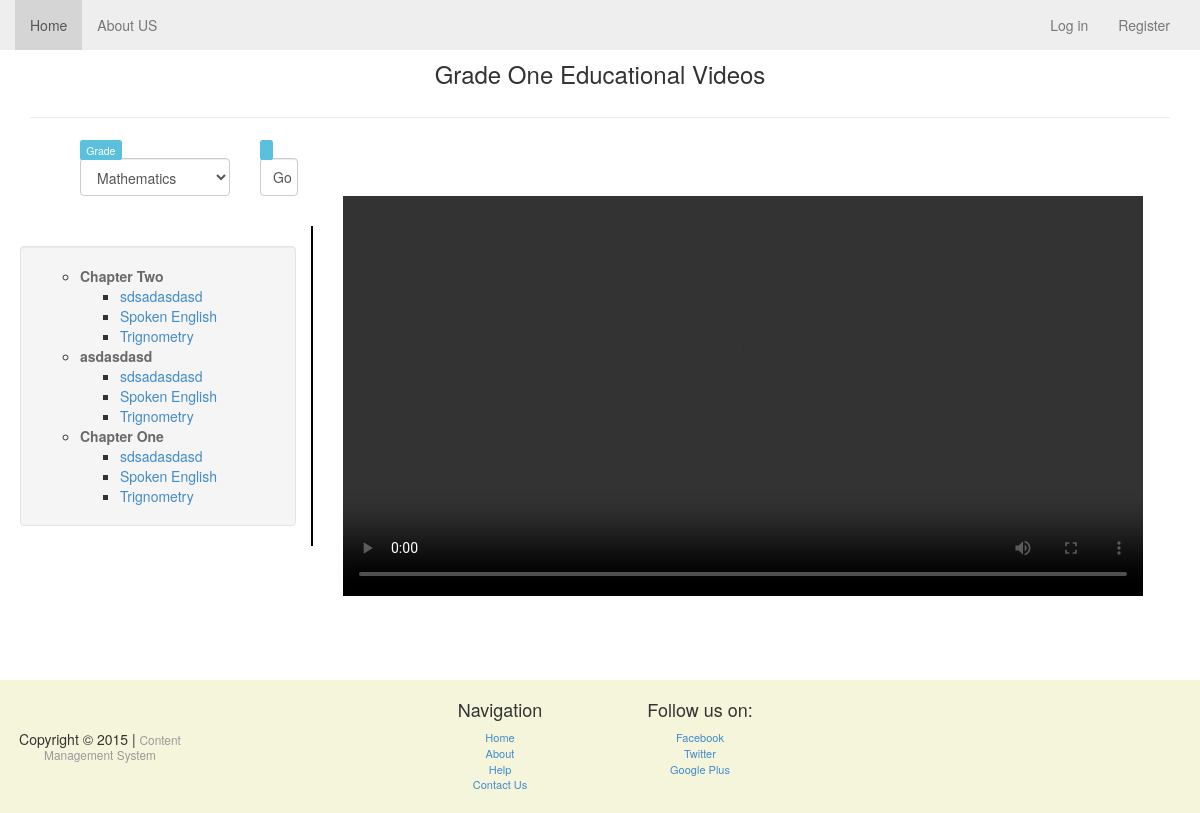
/Home.php?page=p_gallery&grade=1, run on the app's committed database.
### tables this page shows
CREATE TABLE IF NOT EXISTS `grades` (
`id` int(11) NOT NULL,
  `user_id` int(11) NOT NULL,
  `name` varchar(100) NOT NULL,
  `created` timestamp NOT NULL DEFAULT CURRENT_TIMESTAMP
);

CREATE TABLE IF NOT EXISTS `materials` (
`id` int(11) NOT NULL,
  `user_id` int(11) NOT NULL,
  `name` varchar(50) NOT NULL,
  `grade_id` int(11) NOT NULL,
  `subject_id` int(11) NOT NULL,
  `category` varchar(50) NOT NULL,
  `file_name` varchar(100) NOT NULL,
  `description` varchar(500) NOT NULL,
  `created` timestamp NOT NULL DEFAULT CURRENT_TIMESTAMP
);

### private/DB_Access.php (called while the page is built, shortened)
<?php
class DB_Access{
    private $DB_NAME;
    private $DB_HOST;
    private $DB_USER;
    private $DB_PASS;
    private $conn;
    private function load_config()
    {
        try{
            $config = parse_ini_file("Config.ini", 1);
            if($config == null || !isset($config['mysql_db']))
            {
                require_once "common.php";
                $this->DB_NAME = DB_NAME;
                $this->DB_HOST = DB_HOST;
                $this->DB_USER = DB_USER;
                $this->DB_PASS = DB_PASS;
            }
            else
            {
                $this->DB_NAME = $config['mysql_db']['db_name'];
                $this->DB_HOST = $config['mysql_db']['db_host'];
                $this->DB_USER = $config['mysql_db']['db_user'];
                $this->DB_PASS = $config['mysql_db']['db_pass'];
            }
        }catch(Exception $e)
        {
            die($e->getmessage());
        }
    }
    public function establish_conn()
    {
        $DSN = "mysql:host={$this->DB_HOST};db_name={$this->DB_NAME};";
        $this->conn = new PDO($DSN, $this->DB_USER, $this->DB_PASS);
        $this->conn->setAttribute(PDO::ATTR_ERRMODE , PDO::ERRMODE_EXCEPTION );
        $this->conn->setAttribute(PDO::ATTR_PERSISTENT, true);
    }
    public function pass_connection()
    {
        return $this->conn;
    }
}
?>

### private/My_Database.php (called while the page is built, shortened)
<?php
require_once "DB_Access.php";
class My_Database {
    private $connection;
    public function __construct()
    {
        $this->database = new DB_Access();
        $this->connection = $this->database->pass_connection();
        $this->connection->query("USE content_manager");
    }
    public function get_materials_by_grade($grade_id)
    {
        $res = array();
        $res['status'] = 1;
        try{
            $sql = "SELECT * FROM materials WHERE grade_id=:g_id";
            $stmt = $this->connection->prepare($sql);
            $stmt->bindvalue(':g_id', $grade_id, PDO::PARAM_INT);
            $stmt->execute();
            $res['result'] = array();
            $set = array();
            while($row = $stmt->fetch())
            {
                $set[] = $row;
            }
            $res['result'] = $set;
        }catch(PDOException $e)
        {
            $res['status'] = 0;
            $res['report'] = $e->getMessage();
        }
        return $res;
    }
    public function get_materials_by_grade_and_category($grade_id,$category)
    {
        $res = array();
        $res['status'] = 1;
        try{
            $sql = "SELECT * FROM materials WHERE grade_id=:g_id AND category=:cat";
            $stmt = $this->connection->prepare($sql);
            $stmt->bindvalue(':g_id', $grade_id, PDO::PARAM_INT);
            $stmt->bindvalue(':cat', $category, PDO::PARAM_INT);
            $stmt->execute();
            $res['result'] = array();
            $set = array();
            while($row = $stmt->fetch())
            {
                $set[] = $row;
            }
            $res['result'] = $set;
        }catch(PDOException $e)
        {
            $res['status'] = 0;
            $res['report'] = $e->getMessage();
        }
        return $res;
    }
    public function get_material_category_for_grade($grade_id)
    {
        $res = array();
        $res['status'] = 1;
        try{
            $sql = "SELECT * FROM materials WHERE grade_id=:g_id GROUP BY category ORDER BY subject_id";
            $stmt = $this->connection->prepare($sql);
            $stmt->bindvalue(':g_id', $grade_id, PDO::PARAM_INT);
            $stmt->execute();
            $res['result'] = array();
            $set = array();
            while($row = $stmt->fetch())
            {
                $set[] = $row;
            }
            $res['result'] = $set;
        }catch(PDOException $e)
        {
            $res['status'] = 0;
            $res['report'] = $e->getMessage();
        }
        return $res;
    }
    public function get_grade_by_id($grade_id)
    {
        $res = array();
        $res['status'] = 1;
        try{
            $sql = "SELECT * FROM grades WHERE id=:g_id";
            $stmt = $this->connection->prepare($sql);
            $stmt->bindvalue(':g_id', $grade_id, PDO::PARAM_INT);
            $stmt->execute();
            $res['result'] = $stmt->fetch();
        }catch(PDOException $e)
        {
            $res['status'] = 0;
            $res['report'] = $e->getMessage();
        }
        return $res;
    }
    public function get_subject_by_id($subject_id)
    {
        $res = array();
        $res['status'] = 1;
        try{
            $sql = "SELECT * FROM subjects WHERE id=:s_id";
            $stmt = $this->connection->prepare($sql);
            $stmt->bindvalue(':s_id', $subject_id, PDO::PARAM_INT);
            $stmt->execute();
            $res['result'] = $stmt->fetch();
        }catch(PDOException $e)
        {
            $res['status'] = 0;
            $res['report'] = $e->getMessage();
        }
        return $res;
    }
}

### public/pages/Gallery/Gallery.php (the view, shortened to what this page needs)
<br><br>
<?php
function get_Materials_by_grade_and_category($grade_id,$Cat){
    $My_DB = new My_Database();
    $found = "";
    if(isset($My_DB->get_materials_by_grade_and_category($grade_id,$Cat)['result'])){
        $Materials = $My_DB->get_materials_by_grade_and_category($grade_id,$Cat)['result'];
        foreach($Materials as $material){
            $file_path = '../private/videos/'.$material['file_name'];
            $bb = '?page=p_gallery&amp;file_path='.$file_path.'&amp;grade='.$material['grade_id'];
            $found = $found.'<li><a href='.$bb.'>'.$material['name'].'</a> </li>';
        }
        $found = '<ul>'.$found.'</ul>';
    }
    return $found;
}
function get_Categories_by_grade($grade_id,$subject_id=null){
    $My_DB = new My_Database();
    $found = "";
    if($subject_id == null){
        if(isset($My_DB->get_material_category_for_grade($grade_id)['result'])){
            $Materials = $My_DB->get_material_category_for_grade($grade_id)['result'];
            foreach($Materials as $material){
                $found = $found.'<li><a href="#"><strong  style="color: dimgray">'.$material['category'].'</strong></a>'.get_Materials_by_grade_and_category($grade_id,$material['category']).'</li>';
            }
            $found = '<ul>'.$found.'</ul>';
        }
    }
    return $found;
}
?>
<div class="col-sm-12">
</div>
<div class="container">
    <div class="col-sm-12" style="text-align: center">
        <div  style="align-content: center">
            <?php
            $name = $My_DB->get_grade_by_id($_GET['grade'])['result'];
            ?>
            <h3><?php echo $name['name']?> Educational Videos</h3>
        </div>
        <hr>
    </div>
</div>
<div  class="col-sm-12">
    <div class="row">
        <div class="col-sm-3">
            <form method="GET"action="" style="position: relative; left:50px">
                <span class="col-sm-8">
                    <label class="label label-info"> Grade  </label>
                    <select class="form-control" data-placeholder="Choose Type" name="subject">
                        <?php
                        $unique = array();
                        $grade = $_GET['grade'];
                        $subjects = $My_DB->get_materials_by_grade($grade)['result'];
                        foreach($subjects as $subject){
                            if(!in_array($subject['subject_id'],$unique)){
                                array_push($unique,$subject['subject_id']);
                                $name = $My_DB->get_subject_by_id($subject['subject_id'])['result']['name'];
                                $sub_id = $My_DB->get_subject_by_id($subject['subject_id'])['result']['id'];
                                echo '<option  value='.$sub_id.'>'.$name.'</option>';
                            }
                        }
                        ?>
                    </select>
                </span>
                <span class="col-sm-3">
                    <label class="label label-info"> </label>
                    <input class="form-control" type="submit" value="Go">
                </span>
            </form>
        </div>
    </div>
</div>
<div class="row">
    <div class="col-sm-3" style="margin-top: 30px; margin-left: 20px; border-right: 2px solid #000000">
        <div class="well">
            <ul class="nav">
                <?php
                $p_subject = null;
                $choose_list = get_Categories_by_grade($_GET['grade'],$p_subject);
                echo $choose_list;
                ?>
            </ul>
        </div>
    </div>
    <div class="col-sm-8">
        <form method="post" action="">
            <div class="col-sm-2">
                <?php
                $file_path = '';
                ?>
                <video  src="<?php echo $file_path;?>" autoplay="autoplay" controls="controls" loop="loop" width="800" height="400"></video>
            </div>
        </form>
    </div>
</div>
<br><br><br>

### public/css/styles.css (style rules this page uses)
form input { max-width: 500px; }
body { -webkit-font-smoothing: antialiased; tect-rendering: optimizelegibility; }
.well { margin:20px 0; }

### data on the page
grades: name "Grade One"
materials: category "Chapter Two", name "Trignometry Trignometry Trignometry"
materials: name "sdsadasdasd sdsadasdasd sdsadasdasd", category "asdasdasd"
materials: name "Spoken English Spoken English Spoken English", category "Chapter One"

### other printed values
form field subject "Mathematics"
